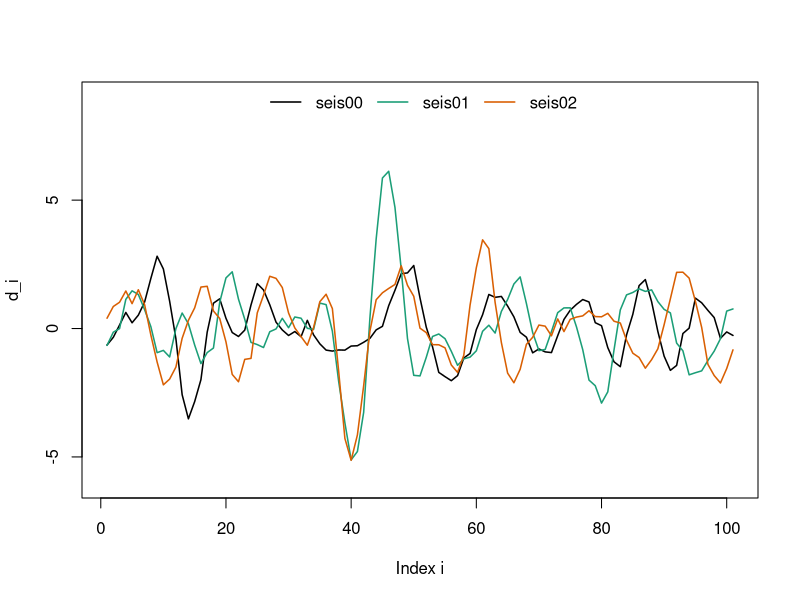
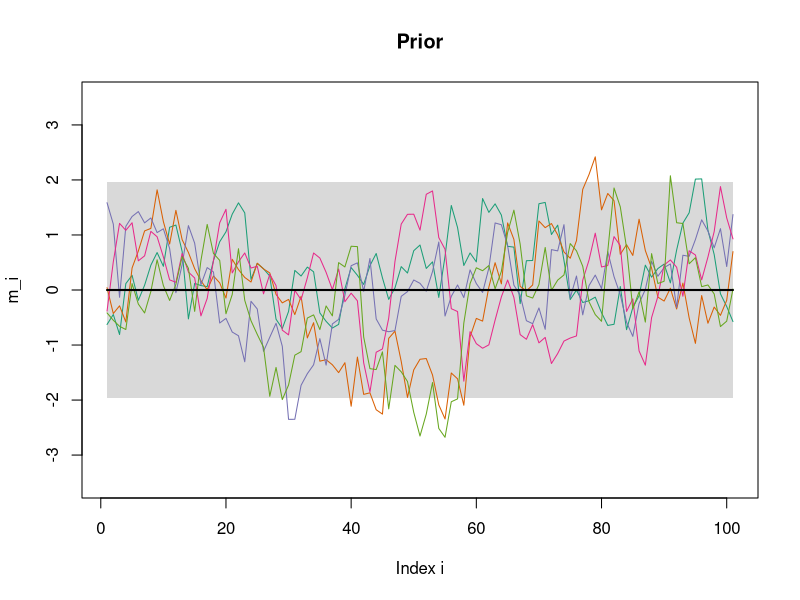
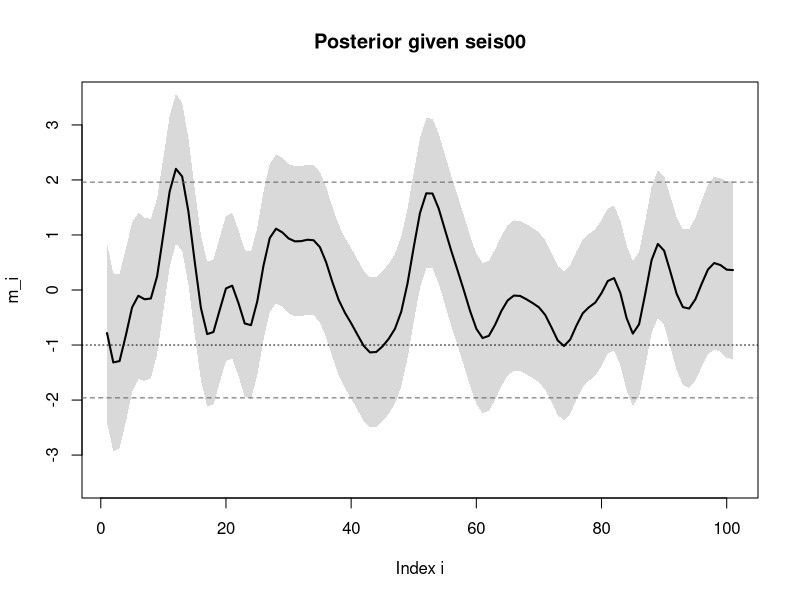
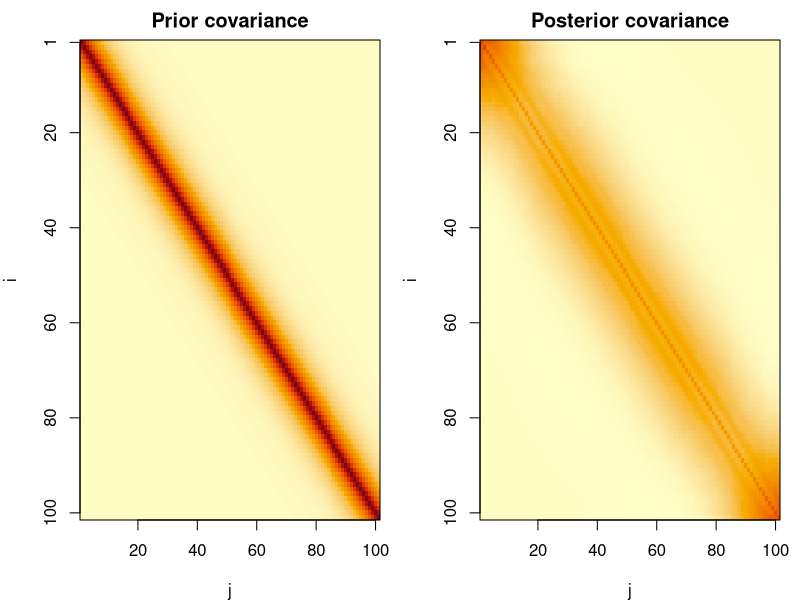
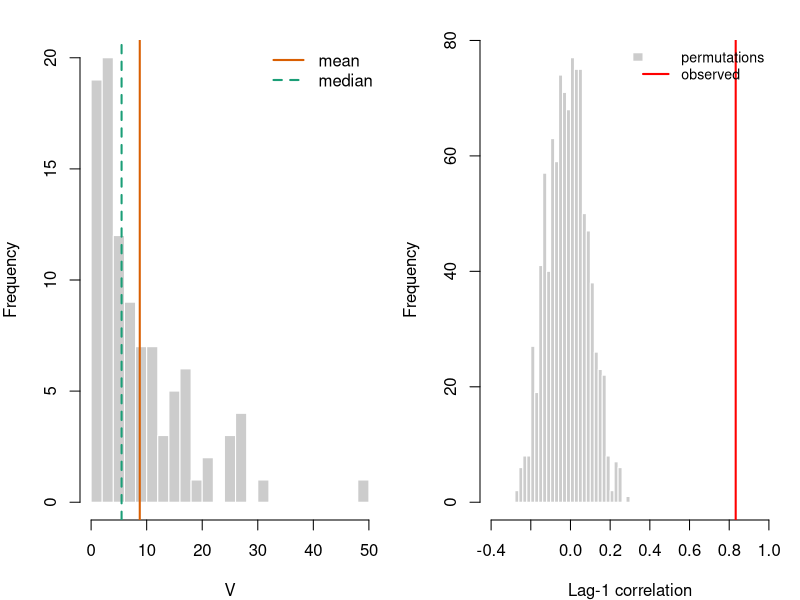

The R source for these figures, in order:
## ---- chunk 1
knitr::opts_chunk$set(echo = FALSE, message = FALSE, warning = FALSE,
                      fig.align = "center", fig.width = 7.5, fig.height = 3.6,
                      out.width = "95%", fig.pos = "H")
## ---- chunk 2
A  <- as.matrix(read.table("data/A.txt"))   # forward operator (n x n)
dimnames(A) <- NULL
d0 <- scan("data/seis00.txt", quiet = TRUE) # seismic traces
d1 <- scan("data/seis01.txt", quiet = TRUE)
d2 <- scan("data/seis02.txt", quiet = TRUE)
n  <- nrow(A)
z  <- 1:n                                   # index along the profile

A_rowsum_max <- max(abs(A %*% rep(1, n)))   # check: A applied to a constant vector
A_sv         <- svd(A)$d                    # singular values of A
## ---- chunk 3
matplot(z, cbind(d0, d1, d2), type = "l", lty = 1, lwd = 1.5,
        col = c("black", "#1b9e77", "#d95f02"), xlab = "Index i", ylab = "d_i",
        ylim = c(-6, 9))
legend("top", c("seis00", "seis01", "seis02"), lty = 1, lwd = 1.5,
       col = c("black", "#1b9e77", "#d95f02"), bty = "n", horiz = TRUE)
## ---- chunk 4
# Prior covariance: exponential correlation function
exp_cov <- function(n, sigma2, ell) {
  D <- abs(outer(1:n, 1:n, "-"))           # matrix of |i - j|
  sigma2 * exp(-3 * D / ell)
}

# Posterior of m | d for d = A m + eps (Gaussian conditioning, data-space form)
gauss_posterior <- function(d, A, mu, Sigma, sigma2_eps) {
  Sigma_d <- A %*% Sigma %*% t(A) + sigma2_eps * diag(nrow(A))   # Cov(d)
  K       <- Sigma %*% t(A) %*% solve(Sigma_d)                   # Cov(m,d) Cov(d)^-1
  mu_post <- drop(mu + K %*% (d - A %*% mu))
  S_post  <- Sigma - K %*% A %*% Sigma
  S_post  <- (S_post + t(S_post)) / 2      # make exactly symmetric (rounding)
  list(mean = mu_post, cov = S_post)
}

# Simulate B draws from N(mu, S): m = mu + L x, L L^T = S, x ~ N(0, I)
rmvn <- function(B, mu, S) {
  L <- t(chol(S + 1e-10 * diag(length(mu))))   # lower Cholesky factor (tiny jitter)
  X <- matrix(rnorm(length(mu) * B), length(mu), B)
  t(mu + L %*% X)                               # one draw per row
}

# Mean with pointwise 95% credibility band (and optional realisations)
band_plot <- function(mean, sd, main, ylim, sims = NULL) {
  lo <- mean - 1.96 * sd
  hi <- mean + 1.96 * sd
  plot(z, mean, type = "n", ylim = ylim, xlab = "Index i", ylab = "m_i", main = main)
  polygon(c(z, rev(z)), c(lo, rev(hi)), col = "grey85", border = NA)
  if (!is.null(sims)) matlines(z, t(sims), lty = 1, lwd = 1,
                               col = c("#1b9e77", "#d95f02", "#7570b3", "#e7298a", "#66a61e"))
  lines(z, mean, lwd = 2)
}
## ---- chunk 5
mu <- 0; sigma2_m <- 1; ell <- 20; sigma2_eps <- 0.04
mu_m    <- rep(mu, n)
Sigma_m <- exp_cov(n, sigma2_m, ell)

set.seed(1)
prior_sims <- rmvn(5, mu_m, Sigma_m)
band_plot(mu_m, sqrt(diag(Sigma_m)), "Prior", ylim = c(-3.5, 3.5), sims = prior_sims)
## ---- chunk 6
post0 <- gauss_posterior(d0, A, mu_m, Sigma_m, sigma2_eps)
sd0   <- sqrt(diag(post0$cov))
band_plot(post0$mean, sd0, "Posterior given seis00", ylim = c(-3.5, 3.5))
abline(h = c(-1.96, 1.96), lty = 2, col = "grey40")
abline(h = -1, lty = 3)
## ---- chunk 7
cov_image <- function(S, main, zlim) {
  image(z, z, t(S)[, n:1], zlim = zlim, col = hcl.colors(64, "YlOrRd", rev = TRUE),
        xlab = "j", ylab = "i", main = main, axes = FALSE, useRaster = TRUE)
  axis(1); axis(2, at = n + 1 - c(1, 20, 40, 60, 80, 100), labels = c(1, 20, 40, 60, 80, 100))
  box()
}
zl <- range(Sigma_m, post0$cov)
par(mfrow = c(1, 2), mar = c(4, 4, 2, 1))
cov_image(Sigma_m, "Prior covariance", zl)
cov_image(post0$cov, "Posterior covariance", zl)
## ---- chunk 8
# Check 1: the parameter-space (precision) form gives the same posterior
Q_post    <- solve(Sigma_m) + t(A) %*% A / sigma2_eps
S_check   <- solve(Q_post)
mu_check  <- S_check %*% (solve(Sigma_m) %*% mu_m + t(A) %*% d0 / sigma2_eps)
check_err <- max(abs(S_check - post0$cov), abs(mu_check - post0$mean))

# Numbers used in the discussion
sd_range  <- range(sd0)
mid       <- 51
cor_post  <- post0$cov[mid, mid + c(1, 10, 20)] / post0$cov[mid, mid]
cor_prior <- exp(-3 * c(1, 10, 20) / ell)
w         <- rep(1 / n, n)                 # weights giving the profile average
var_avg   <- c(prior = drop(t(w) %*% Sigma_m %*% w),
               post  = drop(t(w) %*% post0$cov %*% w))
low_idx   <- which(post0$mean < -1)
## ---- chunk 9
c_lev <- -1
h_V   <- function(m, c = c_lev) sum((c - m) * (m < c))   # exceedance volume

B <- 100
set.seed(2)
post_sims <- rmvn(B, post0$mean, post0$cov)
V <- apply(post_sims, 1, h_V)                              # one V per posterior draw

V_summary <- c(mean = mean(V), median = median(V), sd = sd(V))
knitr::kable(t(round(V_summary, 2)),
             caption = "Posterior summaries of $V$ from $B=100$ samples.")
## ---- chunk 10
hist(V, breaks = 20, col = "grey80", border = "white", main = "", xlab = "V")
abline(v = V_summary["mean"],   lty = 1, lwd = 2, col = "#d95f02")
abline(v = V_summary["median"], lty = 2, lwd = 2, col = "#1b9e77")
legend("topright", c("mean", "median"), lty = 1:2, lwd = 2,
       col = c("#d95f02", "#1b9e77"), bty = "n")
## ---- chunk 11
Vs  <- sort(V)                                      # order statistics V_(1) <= ... <= V_(B)
P10 <- Vs[10]
P90 <- Vs[90]

# N = number of samples below the true P10 ~ Bin(B, 0.1).
# V_(r) <= P10 < V_(s)  <=>  r <= N <= s - 1.
r <- qbinom(0.025, B, 0.1)
s <- qbinom(0.975, B, 0.1) + 1
coverage <- pbinom(s - 1, B, 0.1) - pbinom(r - 1, B, 0.1)

# Same construction for a larger sample, to judge whether B = 100 is enough
B_big <- 10000
set.seed(3)
V_big  <- apply(rmvn(B_big, post0$mean, post0$cov), 1, h_V)
Vs_big <- sort(V_big)
r_big  <- qbinom(0.025, B_big, 0.1)
s_big  <- qbinom(0.975, B_big, 0.1) + 1
cov_big <- pbinom(s_big - 1, B_big, 0.1) - pbinom(r_big - 1, B_big, 0.1)

tab_P10 <- data.frame(
  B        = c(B, B_big),
  estimate = c(P10, Vs_big[B_big / 10]),
  r        = c(r, r_big),
  s        = c(s, s_big),
  lower    = c(Vs[r], Vs_big[r_big]),
  upper    = c(Vs[s], Vs_big[s_big]),
  coverage = c(coverage, cov_big))
## ---- chunk 12
knitr::kable(tab_P10, digits = c(0, 2, 0, 0, 2, 2, 3),
             col.names = c("B", "estimate of P10", "r", "s",
                           "V_(r)", "V_(s)", "probability"),
             caption = "Estimate of $P_{10}$ and the order-statistic interval $[V_{(r)},V_{(s)}]$, with the binomial probability that it contains $P_{10}$.")
## ---- chunk 13
lag1 <- function(x) cor(x[-1], x[-length(x)])   # lag-1 correlation

rho_obs <- lag1(d0)
set.seed(4)
rho_perm <- replicate(1000, lag1(sample(d0)))    # sample() gives a random permutation
n_extreme <- sum(abs(rho_perm) >= abs(rho_obs))

hist(rho_perm, breaks = 30, col = "grey80", border = "white", main = "",
     xlab = "Lag-1 correlation", xlim = c(-0.4, 1))
abline(v = rho_obs, col = "red", lwd = 2)
legend(x = 0.25, y = par("usr")[4], c("permutations", "observed"), cex = 0.85, fill = c("grey80", NA),
       border = c("white", NA), lty = c(NA, 1), lwd = c(NA, 2),
       col = c(NA, "red"), bty = "n")
